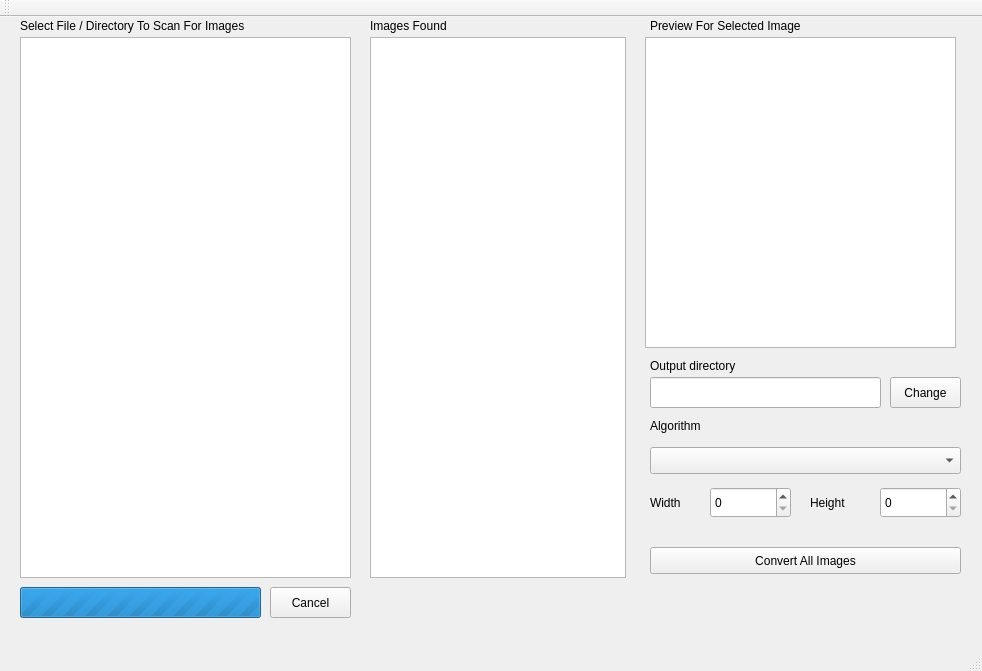
<?xml version="1.0" encoding="UTF-8"?>
<ui version="4.0">
 <class>MainWindow</class>
 <widget class="QMainWindow" name="MainWindow">
  <property name="geometry">
   <rect>
    <x>0</x>
    <y>0</y>
    <width>982</width>
    <height>671</height>
   </rect>
  </property>
  <property name="windowTitle">
   <string>Batch Image Processor</string>
  </property>
  <widget class="QWidget" name="centralWidget">
   <widget class="QTreeView" name="dirSelector">
    <property name="enabled">
     <bool>true</bool>
    </property>
    <property name="geometry">
     <rect>
      <x>20</x>
      <y>20</y>
      <width>331</width>
      <height>541</height>
     </rect>
    </property>
   </widget>
   <widget class="QLabel" name="labelSelectFiles">
    <property name="geometry">
     <rect>
      <x>20</x>
      <y>0</y>
      <width>331</width>
      <height>17</height>
     </rect>
    </property>
    <property name="text">
     <string>Select File / Directory To Scan For Images</string>
    </property>
   </widget>
   <widget class="QPushButton" name="buttonConvert">
    <property name="geometry">
     <rect>
      <x>650</x>
      <y>530</y>
      <width>311</width>
      <height>27</height>
     </rect>
    </property>
    <property name="text">
     <string>Convert All Images</string>
    </property>
   </widget>
   <widget class="QProgressBar" name="progressBarLoadingFiles">
    <property name="geometry">
     <rect>
      <x>20</x>
      <y>570</y>
      <width>241</width>
      <height>31</height>
     </rect>
    </property>
    <property name="maximum">
     <number>0</number>
    </property>
    <property name="value">
     <number>-1</number>
    </property>
   </widget>
   <widget class="QPushButton" name="buttonCancel">
    <property name="geometry">
     <rect>
      <x>270</x>
      <y>570</y>
      <width>81</width>
      <height>31</height>
     </rect>
    </property>
    <property name="text">
     <string>Cancel</string>
    </property>
   </widget>
   <widget class="QListView" name="imagesList">
    <property name="geometry">
     <rect>
      <x>370</x>
      <y>20</y>
      <width>256</width>
      <height>541</height>
     </rect>
    </property>
   </widget>
   <widget class="QLabel" name="labelSelectFiles_2">
    <property name="geometry">
     <rect>
      <x>370</x>
      <y>0</y>
      <width>251</width>
      <height>17</height>
     </rect>
    </property>
    <property name="text">
     <string>Images Found</string>
    </property>
   </widget>
   <widget class="QComboBox" name="comboBox">
    <property name="geometry">
     <rect>
      <x>650</x>
      <y>430</y>
      <width>311</width>
      <height>27</height>
     </rect>
    </property>
   </widget>
   <widget class="QSpinBox" name="spinBox">
    <property name="geometry">
     <rect>
      <x>710</x>
      <y>470</y>
      <width>81</width>
      <height>31</height>
     </rect>
    </property>
   </widget>
   <widget class="QSpinBox" name="spinBox_2">
    <property name="geometry">
     <rect>
      <x>880</x>
      <y>470</y>
      <width>81</width>
      <height>31</height>
     </rect>
    </property>
   </widget>
   <widget class="QLabel" name="label">
    <property name="geometry">
     <rect>
      <x>650</x>
      <y>400</y>
      <width>311</width>
      <height>17</height>
     </rect>
    </property>
    <property name="text">
     <string>Algorithm</string>
    </property>
   </widget>
   <widget class="QLabel" name="label_2">
    <property name="geometry">
     <rect>
      <x>650</x>
      <y>470</y>
      <width>61</width>
      <height>31</height>
     </rect>
    </property>
    <property name="text">
     <string>Width</string>
    </property>
   </widget>
   <widget class="QLabel" name="label_3">
    <property name="geometry">
     <rect>
      <x>810</x>
      <y>470</y>
      <width>61</width>
      <height>31</height>
     </rect>
    </property>
    <property name="text">
     <string>Height</string>
    </property>
   </widget>
   <widget class="QGraphicsView" name="graphicsView">
    <property name="geometry">
     <rect>
      <x>645</x>
      <y>20</y>
      <width>311</width>
      <height>311</height>
     </rect>
    </property>
   </widget>
   <widget class="QLabel" name="labelSelectFiles_3">
    <property name="geometry">
     <rect>
      <x>650</x>
      <y>0</y>
      <width>251</width>
      <height>17</height>
     </rect>
    </property>
    <property name="text">
     <string>Preview For Selected Image</string>
    </property>
   </widget>
   <widget class="QLabel" name="label_4">
    <property name="geometry">
     <rect>
      <x>650</x>
      <y>340</y>
      <width>301</width>
      <height>17</height>
     </rect>
    </property>
    <property name="text">
     <string>Output directory</string>
    </property>
   </widget>
   <widget class="QPushButton" name="pushButton">
    <property name="geometry">
     <rect>
      <x>890</x>
      <y>360</y>
      <width>71</width>
      <height>31</height>
     </rect>
    </property>
    <property name="text">
     <string>Change</string>
    </property>
   </widget>
   <widget class="QLineEdit" name="lineEdit">
    <property name="geometry">
     <rect>
      <x>650</x>
      <y>360</y>
      <width>231</width>
      <height>31</height>
     </rect>
    </property>
   </widget>
  </widget>
  <widget class="QMenuBar" name="menuBar">
   <property name="geometry">
    <rect>
     <x>0</x>
     <y>0</y>
     <width>982</width>
     <height>25</height>
    </rect>
   </property>
  </widget>
  <widget class="QToolBar" name="mainToolBar">
   <attribute name="toolBarArea">
    <enum>TopToolBarArea</enum>
   </attribute>
   <attribute name="toolBarBreak">
    <bool>false</bool>
   </attribute>
  </widget>
  <widget class="QStatusBar" name="statusBar"/>
 </widget>
 <layoutdefault spacing="6" margin="11"/>
 <resources/>
 <connections/>
</ui>
